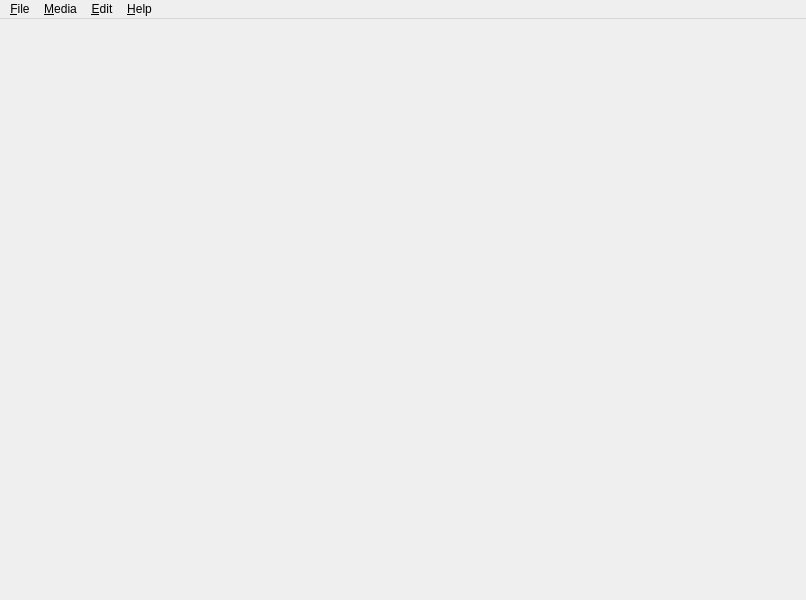
<?xml version="1.0" encoding="UTF-8"?>
<ui version="4.0">
 <class>MainWindow</class>
 <widget class="QMainWindow" name="MainWindow">
  <property name="geometry">
   <rect>
    <x>0</x>
    <y>0</y>
    <width>806</width>
    <height>600</height>
   </rect>
  </property>
  <property name="windowTitle">
   <string>MainWindow</string>
  </property>
  <property name="windowOpacity">
   <double>1.000000000000000</double>
  </property>
  <property name="statusTip">
   <string/>
  </property>
  <property name="styleSheet">
   <string notr="true"/>
  </property>
  <widget class="QWidget" name="centralwidget"/>
  <widget class="QMenuBar" name="menubar">
   <property name="geometry">
    <rect>
     <x>0</x>
     <y>0</y>
     <width>806</width>
     <height>21</height>
    </rect>
   </property>
   <property name="autoFillBackground">
    <bool>false</bool>
   </property>
   <property name="styleSheet">
    <string notr="true"/>
   </property>
   <widget class="QMenu" name="menuFile">
    <property name="title">
     <string>&amp;File</string>
    </property>
    <addaction name="actionNuova_libreria"/>
    <addaction name="actionApri_libreria"/>
    <addaction name="actionModifica_libreria"/>
    <addaction name="separator"/>
    <addaction name="actionSalva"/>
    <addaction name="separator"/>
    <addaction name="action_Ricarica_libreria"/>
   </widget>
   <widget class="QMenu" name="menuMedia">
    <property name="title">
     <string>&amp;Media</string>
    </property>
    <addaction name="actionAggiungi"/>
    <addaction name="actionPreferiti"/>
    <addaction name="actionModifica"/>
    <addaction name="actionRimuovi"/>
   </widget>
   <widget class="QMenu" name="menuEdit">
    <property name="styleSheet">
     <string notr="true"/>
    </property>
    <property name="title">
     <string>&amp;Edit</string>
    </property>
    <addaction name="actionRicerca"/>
    <addaction name="action_Salvataggio_automatico"/>
   </widget>
   <widget class="QMenu" name="menuHelp">
    <property name="title">
     <string>&amp;Help</string>
    </property>
    <addaction name="separator"/>
    <addaction name="actionAbout"/>
   </widget>
   <addaction name="menuFile"/>
   <addaction name="menuMedia"/>
   <addaction name="menuEdit"/>
   <addaction name="menuHelp"/>
  </widget>
  <widget class="QStatusBar" name="statusbar">
   <property name="sizeGripEnabled">
    <bool>false</bool>
   </property>
  </widget>
  <action name="actionAggiungi">
   <property name="text">
    <string>&amp;Aggiungi</string>
   </property>
   <property name="toolTip">
    <string>Aggiungi</string>
   </property>
   <property name="shortcut">
    <string>Ctrl+N</string>
   </property>
   <property name="shortcutContext">
    <enum>Qt::ApplicationShortcut</enum>
   </property>
  </action>
  <action name="actionModifica">
   <property name="text">
    <string>&amp;Modifica</string>
   </property>
   <property name="shortcut">
    <string>Ctrl+E</string>
   </property>
   <property name="shortcutContext">
    <enum>Qt::ApplicationShortcut</enum>
   </property>
  </action>
  <action name="actionRimuovi">
   <property name="text">
    <string>&amp;Rimuovi</string>
   </property>
   <property name="shortcut">
    <string>Ctrl+D</string>
   </property>
   <property name="shortcutContext">
    <enum>Qt::ApplicationShortcut</enum>
   </property>
  </action>
  <action name="actionRicerca">
   <property name="text">
    <string>Ricerca</string>
   </property>
   <property name="shortcut">
    <string>Ctrl+F</string>
   </property>
  </action>
  <action name="actionPreferenze">
   <property name="icon">
    <iconset theme="preferences-desktop"/>
   </property>
   <property name="text">
    <string>Preferenze...</string>
   </property>
   <property name="shortcut">
    <string>Ctrl+S</string>
   </property>
  </action>
  <action name="actionMostra_sidebar">
   <property name="text">
    <string>Mostra sidebar</string>
   </property>
  </action>
  <action name="actionCambia_modalit_sidebar">
   <property name="text">
    <string>Cambia modalità sidebar</string>
   </property>
   <property name="shortcutContext">
    <enum>Qt::ApplicationShortcut</enum>
   </property>
  </action>
  <action name="actionSchermo_intero">
   <property name="text">
    <string>Schermo intero</string>
   </property>
  </action>
  <action name="actionAbout">
   <property name="text">
    <string>About</string>
   </property>
  </action>
  <action name="actionHelp">
   <property name="text">
    <string>Help</string>
   </property>
  </action>
  <action name="actionApri_libreria">
   <property name="text">
    <string>&amp;Apri libreria</string>
   </property>
   <property name="shortcut">
    <string>Ctrl+O</string>
   </property>
   <property name="shortcutContext">
    <enum>Qt::WindowShortcut</enum>
   </property>
  </action>
  <action name="actionNuova_libreria">
   <property name="text">
    <string>&amp;Nuova libreria</string>
   </property>
   <property name="shortcut">
    <string>Ctrl+Shift+N</string>
   </property>
  </action>
  <action name="actionModifica_libreria">
   <property name="text">
    <string>&amp;Modifica libreria</string>
   </property>
   <property name="shortcut">
    <string>Ctrl+Shift+E</string>
   </property>
  </action>
  <action name="actionPreferiti">
   <property name="text">
    <string>&amp;Preferiti</string>
   </property>
   <property name="shortcut">
    <string>Ctrl+P</string>
   </property>
  </action>
  <action name="actionSalva">
   <property name="text">
    <string>&amp;Salva</string>
   </property>
   <property name="shortcut">
    <string>Ctrl+S</string>
   </property>
  </action>
  <action name="action_Salvataggio_automatico">
   <property name="checkable">
    <bool>true</bool>
   </property>
   <property name="text">
    <string>&amp;Salvataggio automatico</string>
   </property>
  </action>
  <action name="action_Ricarica_libreria">
   <property name="text">
    <string>&amp;Ricarica libreria</string>
   </property>
   <property name="shortcut">
    <string>Ctrl+R</string>
   </property>
  </action>
 </widget>
 <resources/>
 <connections/>
</ui>
